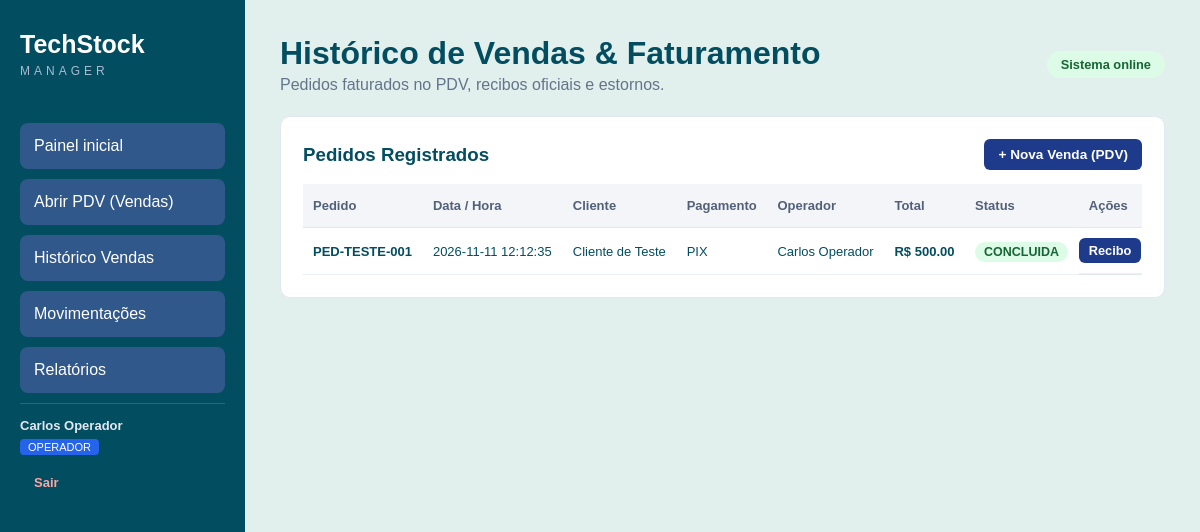
The page /vendas (signed in) on the database its author committed.
### tables this page shows
CREATE TABLE usuarios (
    id INTEGER PRIMARY KEY AUTOINCREMENT,
    nome_completo TEXT NOT NULL,
    email TEXT NOT NULL UNIQUE,
    senha_hash TEXT NOT NULL,
    perfil_acesso TEXT NOT NULL
        CHECK (perfil_acesso IN ('OPERADOR', 'GERENTE')),
    status TEXT NOT NULL DEFAULT 'ATIVO'
        CHECK (status IN ('ATIVO', 'INATIVO'))
);

CREATE TABLE vendas (
    id INTEGER PRIMARY KEY AUTOINCREMENT,
    numero_pedido TEXT NOT NULL UNIQUE,
    data_hora TEXT NOT NULL DEFAULT CURRENT_TIMESTAMP,
    cliente_nome TEXT NOT NULL,
    cliente_documento TEXT NOT NULL,
    forma_pagamento TEXT NOT NULL
        CHECK (forma_pagamento IN (
            'PIX', 'CARTAO_CREDITO', 'BOLETO_FATURADO'
        )),
    valor_total REAL NOT NULL CHECK (valor_total >= 0),
    status_venda TEXT NOT NULL DEFAULT 'CONCLUIDA'
        CHECK (status_venda IN ('CONCLUIDA', 'CANCELADA')),
    usuario_id INTEGER NOT NULL,
    FOREIGN KEY (usuario_id) REFERENCES usuarios(id)
);

### app.py (the view)
@app.route("/vendas")
@login_required
def listar_vendas():
    conexao = conectar_banco()
    try:
        vendas = conexao.execute("SELECT v.*, u.nome_completo AS operador_nome FROM Vendas v INNER JOIN Usuarios u ON v.usuario_id = u.id ORDER BY v.id DESC").fetchall()
    finally:
        conexao.close()
    return render_template("vendas.html", vendas=vendas)

### app.py (called while the page is built, shortened)
def conectar_banco(modo_transacao_manual=False):
    conexao = sqlite3.connect(BANCO, isolation_level=None if modo_transacao_manual else "")
    conexao.row_factory = sqlite3.Row
    conexao.execute("PRAGMA foreign_keys = ON")
    return conexao

def login_required(f):
    @wraps(f)
    def decorated(*args, **kwargs):
        if "usuario_id" not in session:
            flash("Faça login para acessar o sistema.", "erro")
            return redirect(url_for("login"))
        return f(*args, **kwargs)
    return decorated

@app.after_request
def injetar_barra_sessao(response):
    response.headers["Cache-Control"] = "no-store, no-cache, must-revalidate, max-age=0"
    response.headers["Pragma"] = "no-cache"
    return response

### templates/vendas.html (shortened to what this page needs)
<!DOCTYPE html>
<html lang="pt-br">
<head>
    <link rel="stylesheet"
          href="{{ url_for('static', filename='style.css') }}">
</head>
<body>
    <aside class="sidebar">
        <h2>TechStock</h2>
        <p class="subtitulo">MANAGER</p>
        <nav>
            <a href="{{ url_for('inicio') }}" class="ativo">Painel inicial</a>
<a href="{{ url_for('pdv') }}" class="ativo">Abrir PDV (Vendas)</a>
<a href="{{ url_for('listar_vendas') }}" class="active ativo">Histórico Vendas</a>
<a href="{{ url_for('movimentacoes') }}" class="ativo">Movimentações</a>
<a href="{{ url_for('relatorios') }}" class="ativo">Relatórios</a>
<div style="margin-top:auto; padding-top:14px; border-top:1px solid rgba(255,255,255,0.15); font-size:13px; color:#e2e8f0;"><div style="font-weight:bold;">{{ session.usuario_nome }}</div><span style="display:inline-block; background:#2563eb; color:#fff; padding:2px 8px; border-radius:4px; font-size:11px; margin:6px 0;">{{ session.perfil_acesso }}</span><br><a href="{{ url_for('logout') }}" style="color:#fca5a5; text-decoration:none; font-weight:bold;">Sair</a></div>
</nav>
</aside>
    <main class="conteudo">
<div style="display:flex; justify-content:space-between; align-items:center; margin-bottom:22px;">
    <div>
        <h1 style="margin:0 0 4px;">Histórico de Vendas & Faturamento</h1>
        <p style="margin:0; color:#64748b;">Pedidos faturados no PDV, recibos oficiais e estornos.</p>
    </div>
    <span style="background:#dcfce7; color:#166534; padding:6px 14px; border-radius:999px; font-size:0.8rem; font-weight:600;">Sistema online</span>
</div>
<div style="background:#fff; padding:22px; border-radius:10px; border:1px solid #e2e8f0;">
    <div style="display:flex; justify-content:space-between; align-items:center; margin-bottom:14px;">
        <h3 style="margin:0;">Pedidos Registrados</h3>
        <a href="{{ url_for('pdv') }}" style="padding:8px 14px; background:#1e3a8a; color:#fff; text-decoration:none; border-radius:6px; font-size:0.85rem; font-weight:600;">+ Nova Venda (PDV)</a>
    </div>
    <table style="width:100%; border-collapse:collapse;">
        <thead><tr style="background:#f8fafc; border-bottom:1px solid #e2e8f0; text-align:left;"><th style="padding:10px;">Pedido</th><th>Data / Hora</th><th>Cliente</th><th>Pagamento</th><th>Operador</th><th>Total</th><th>Status</th><th>Ações</th></tr></thead>
        <tbody>
            {% for v in vendas %}
            <tr style="border-bottom:1px solid #e2e8f0;">
                <td style="padding:10px;"><strong>{{ v.numero_pedido }}</strong></td>
                <td>{{ v.data_hora }}</td>
                <td>{{ v.cliente_nome }}</td>
                <td>{{ v.forma_pagamento }}</td>
                <td>{{ v.operador_nome }}</td>
                <td><strong>R$ {{ "%.2f"|format(v.valor_total) }}</strong></td>
                <td><span style="padding:3px 9px; border-radius:999px; font-size:0.78rem; font-weight:600; background:{{ '#dcfce7' if v.status_venda=='CONCLUIDA' else '#fee2e2' }}; color:{{ '#166534' if v.status_venda=='CONCLUIDA' else '#991b1b' }};">{{ v.status_venda }}</span></td>
                <td style="display:flex; gap:8px; padding:10px 0;">
                    <a href="{{ url_for('recibo_venda', venda_id=v.id) }}" style="padding:5px 10px; background:#1e3a8a; color:#fff; text-decoration:none; border-radius:6px; font-size:0.8rem; font-weight:600;">Recibo</a>
                </td>
            </tr>
            {% endfor %}
        </tbody>
    </table>
</div>
</main>
</body>
</html>

### static/style.css (style rules this page uses)
* { margin: 0; padding: 0; box-sizing: border-box; }
body { font-family: Arial, sans-serif; background: #e1f0ed; color: #024d60 ; }
.sidebar { width: 245px; height: 100vh; background:#024d60; color: white; position: fixed; padding: 30px 20px; }
.sidebar h2 { font-size: 25px; }
.subtitulo { color: #a9bad3; letter-spacing: 4px; font-size: 12px; margin-top: 5px; }
nav { margin-top: 45px; }
nav a { display: block; text-decoration: none; color: #d7e0ef; padding: 14px; margin-bottom: 10px; border-radius: 8px; }
nav a:hover, nav a.ativo { background: #31588b; color: white; }
.conteudo { margin-left: 245px; padding: 35px; }
table { width: 100%; border-collapse: collapse; text-align: left; font-size: 13px; }
th { background: #f3f5f9; color: #526078; padding: 14px 10px; }
td { padding: 15px 10px; border-bottom: 1px solid #edf0f5; }

### rows shown on the page
usuarios: usuario_nome "Carlos Operador", perfil_acesso "OPERADOR"
vendas: numero_pedido "PED-TESTE-001", data_hora "2026-11-11 12:12:35", cliente_nome "Cliente de Teste", forma_pagamento "PIX", operador_nome "Carlos Operador", valor_total "500.00", status_venda "CONCLUIDA"
